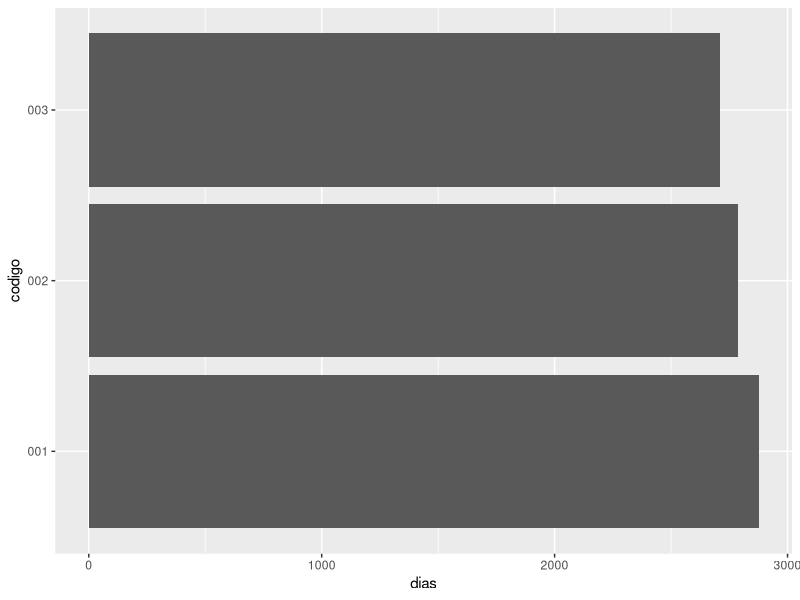

Write R code to recreate this figure.
## ---- chunk 1
library(tidyverse)
library(lubridate)
## ---- chunk 2
library(tidyverse)
library(lubridate)
## ---- chunk 3
today()
## ---- chunk 4
fechas <- tribble(
  ~ codigo, ~ fecha,
    "001",    "01/01/2019 00:00:00",
    "002",    "31/03/2019 01:05:00",
    "003",    "14/06/2019 20:00:00",
)
fechas
## ---- chunk 5
fechas %>%
  mutate(fecha = mdy_hms(fecha))
## ---- chunk 6
nueva_fechas <- fechas %>%
  mutate(fecha = dmy_hms(fecha))

nueva_fechas
## ---- chunk 7
nueva_fechas %>%
  mutate(a = year(fecha),
         m = month(fecha),
         d = day(fecha),
         h = hour(fecha),
         mn = minute(fecha),
         q = quarter(fecha)
         )
## ---- chunk 8
nueva_fechas %>%
  mutate(
    redondear = round_date(fecha, unit = "month"),
    techo = ceiling_date(fecha, unit = "month"),
    suelo = floor_date(fecha, unit = "month")
  )
## ---- chunk 9
nueva_fechas %>%
  mutate(intervalo = interval(fecha, today()))
## ---- chunk 10
nueva_fechas %>%
  mutate(
    intervalo = interval(fecha, today()),
    segundos = int_length(intervalo)
    )
## ---- chunk 11
nueva_fechas %>%
  mutate(intervalo = fecha %--% today())
## ---- chunk 12
nueva_fechas %>%
  mutate(dias = fecha %--% today() / days())
## ---- chunk 13
nueva_fechas %>%
  mutate(dias = fecha %--% today() / days()) %>%
  ggplot() +
  geom_col(aes(codigo, dias)) +
  coord_flip()
## ---- chunk 14
nueva_fechas %>%
  mutate(desde_hoy = as.duration(fecha %--% today()))
## ---- chunk 15
nueva_fechas %>%
  mutate(desde_hoy = as.duration(fecha %--% today())) %>%
  filter(desde_hoy > dweeks(10))
## ---- chunk 16
nueva_fechas %>%
  mutate(desde_hoy = as.duration(fecha %--% today())) %>%
  filter(desde_hoy < ddays(90))
